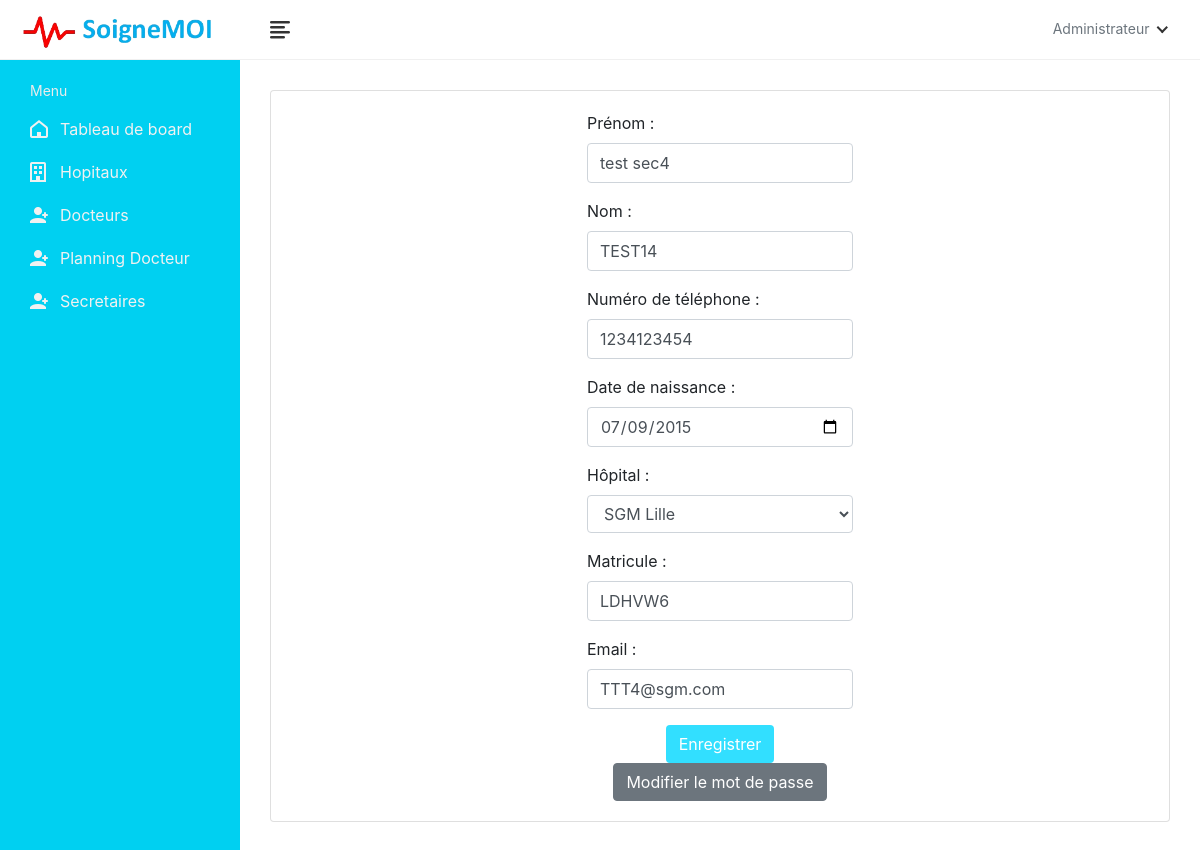
Screenshot of /edit-secretary/3/ (signed in) with the database file from the repository.
### book/models.py (models this page shows, shortened)
class Secretary(models.Model):
    secretary_id = models.AutoField(primary_key=True)
    user = models.OneToOneField(User, on_delete=models.CASCADE, null=True, blank=True, related_name='secretary')
    first_name = models.CharField(max_length=200, null=True)
    last_name = models.CharField(max_length=200, null=True)
    phone_number = models.CharField(max_length=200, null=True, blank=True)
    address = models.CharField(max_length=200, null=True, blank=True)
    date_of_birth = models.DateField(null=True, blank=True)
    reg_number = models.CharField(max_length=6, null=True, blank=True)
    hospital_name = models.ForeignKey(Hospital, on_delete=models.SET_NULL, null=True)

class User(AbstractUser):
    username = None
    email = models.EmailField(_("email address"), unique=True)
    USERNAME_FIELD = "email"
    REQUIRED_FIELDS = []
    objects = UserManager()
    is_admin = models.BooleanField(default=False)
    is_patient = models.BooleanField(default=False)
    is_doctor = models.BooleanField(default=False)
    is_secretary = models.BooleanField(default=False)
    login_status = models.BooleanField(default=False)

### book/views.py (the view, shortened to what this page needs)
# urls.py: path('edit-secretary/<int:secretary_id>/', EditSecretaryView.as_view(), name='edit-secretary'),
class EditSecretaryView(LoginRequiredMixin, View):
    def get(self, request, secretary_id):
        secretary = get_object_or_404(Secretary, pk=secretary_id)
        form = EditSecretaryForm(instance=secretary)
        password_form = ChangePasswordForm(secretary.user)
        return render(request, 'book/administration/secretary/edit-secretary.html', {
            'form': form,
            'secretary': secretary,
            'password_form': password_form,
        })

### book/forms.py
class EditSecretaryForm(forms.ModelForm):
    email = forms.EmailField(label='Email')
    class Meta:
        model = Secretary
        fields = ['first_name', 'last_name', 'phone_number', 'date_of_birth', 'hospital_name', 'reg_number', 'email']
        labels = {
            'first_name': 'Prénom',
            'last_name': 'Nom',
            'date_of_birth': 'Date de naissance',
            'phone_number': 'Numéro de téléphone',
            'hospital_name': 'Hôpital',
            'reg_number': 'Matricule',
        }
    def __init__(self, *args, **kwargs):
        super(EditSecretaryForm, self).__init__(*args, **kwargs)
        instance = getattr(self, 'instance', None)
        if instance and instance.user:
            self.fields['email'].initial = instance.user.email
        for name, field in self.fields.items():
            if name == 'date_of_birth':
                field.widget.attrs.update({'class': 'form-control', 'type': 'date'})
            else:
                field.widget.attrs.update({'class': 'form-control'})

class ChangePasswordForm(SetPasswordForm):
    class Meta:
        model = User
        fields = ['new_password1', 'new_password2']

### book/models.py (called while the page is built)
    def __str__(self):
        return str(self.name)

### templates/book/administration/secretary/edit-secretary.html (shortened to what this page needs)
{% extends 'book/administration/admin-base.html' %}
{% load static %}
{% block content %}
<body>
    <div class="main-wrapper">
        <div class="page-wrapper">
            <div class="content container-fluid center">
                <div class="row justify-content-center">
                    <div class="col-md-12">
                        <div class="card">
                            <div class="card-body">
                                <div class="row justify-content-center">
                                    <div class="col-md-4">
                                        <form method="post" novalidate>
                                            {% for field in form %}
                                                <div class="form-group">
                                                    {{ field.label_tag }}
                                                    {% if field.name == 'date_of_birth' %}
                                                        <input type="date" class="form-control" name="{{ field.name }}" value="{{ field.value|date:'Y-m-d' }}">
                                                    {% else %}
                                                        {{ field }}
                                                    {% endif %}
                                                </div>
                                            {% endfor %}
                                            <div class="text-center">
                                                <button type="submit" class="btn" style="background-color: #32DFFF; color: white;">Enregistrer</button>
                                                <a href="{% url 'change-secretary-password' secretary.secretary_id %}" class="btn btn-secondary">Modifier le mot de passe</a>
                                            </div>
                                        </form>
                                    </div>
                                </div>
                            </div>
                        </div>
                    </div>
                </div>
            </div>
        </div>
    </div>
{% endblock content %}

### static/SYSTEM/css/style.css (style rules this page uses)
html { height: 100%; }
body { background-color: #e6f2ff; color: #333; font-family: 'Mada', sans-serif; font-size: 1rem; height: 100%; line-height: 1.5; overflow-x: hidden; }
.form-control { border: 1px solid #ddd; box-shadow: none; color: #333; font-size: 15px; height: 40px; }
a { color: #0dd9f9; }
input, button, a { transition: all 0.4s ease; -moz-transition: all 0.4s ease; -o-transition: all 0.4s ease; -ms-transition: all 0.4s ease; -webkit-transition: all 0.4s ease; }
input, input:focus, button, button:focus { outline: none; }
input[type=text], input[type=password] { -webkit-appearance: none; -moz-appearance: none; appearance: none; }
.form-group { margin-bottom: 1.25rem; }
.card { border: 1px solid #f0f0f0; margin-bottom: 1.875rem; }
.card-body { padding: 1.5rem; }
.main-wrapper { width: 100%; height: 100vh; min-height: 100vh; }
.page-wrapper { margin-left: 240px; padding-top: 60px; position: relative; transition: all 0.4s ease; }
.page-wrapper > .content { padding: 1.875rem 1.875rem 0; }

### rows the page displays
Secretary: form "test sec4" "TEST14" "1234123454" "SGM Lille" "LDHVW6", date_of_birth "07/09/2015"
User: form "TTT4@sgm.com"

### other values shown
{{ field.label_tag }} "Prénom :" "Nom :" "Numéro de téléphone :" "Date de naissance :" "Hôpital :" "Matricule :" "Email :"
